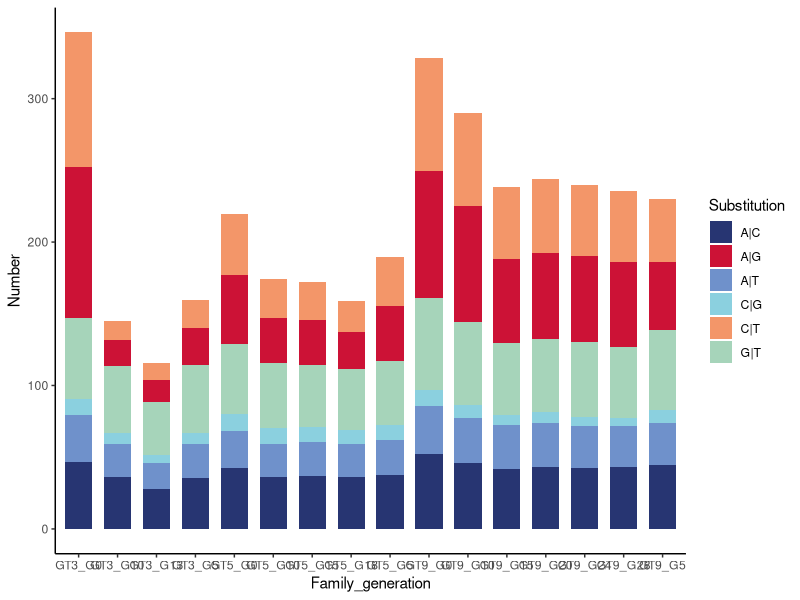
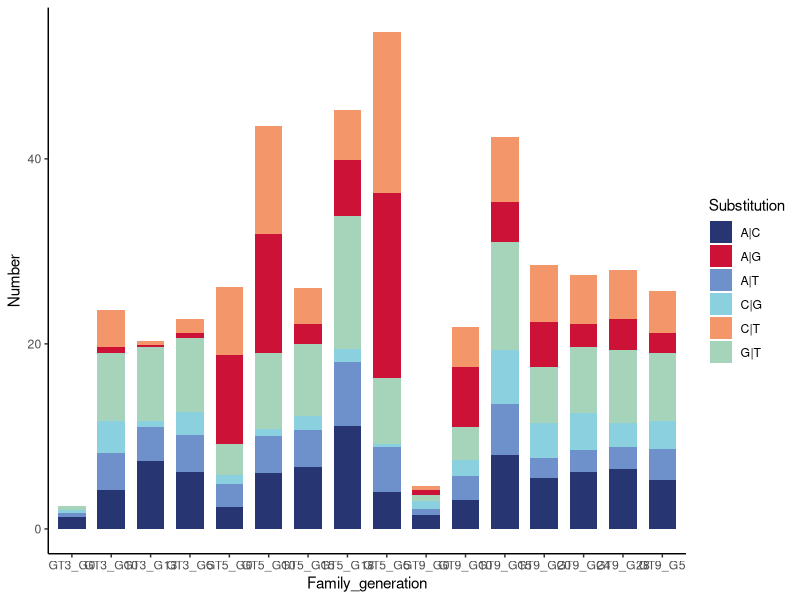
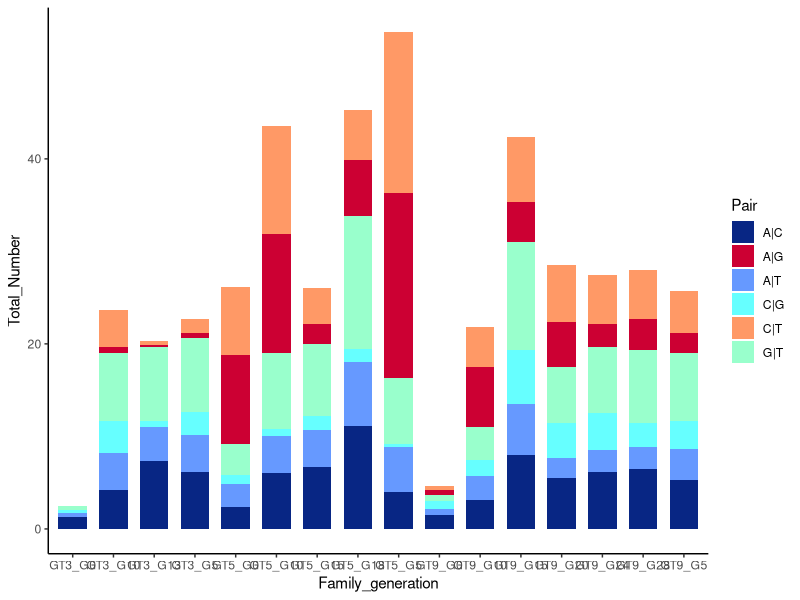

The R script that drew these images, in order:
#!/usr/bin/Rscript
##title: "Plot transition and transversions experimental evolution"
##author: "Pelletier Camille"
#date: 20/09/2022

'%!in%' <- function(x,y)!('%in%'(x,y))
options( "digits"=3)

###################################### Function to install / load package if it's not here ###############################################
ipak <- function(pkg){
  new.pkg <- pkg[!(pkg %in% installed.packages()[, "Package"])]
  if (length(new.pkg)) 
    install.packages(new.pkg, dependencies = TRUE)
  sapply(pkg, require, character.only = TRUE)
}

ipak(unique(
  c( "tidyverse", "dplyr") # plot
) )

addline_format <- function(x,...){
  gsub('//s','/n',x)
}

#------------------------------------------------------------------import datas-------------------------------------------------------------------------------
subst_table<- read.csv2("./data_frame_allelic_frequencies_indiduals.csv")

#------------------------------------------------------------------prepare datas------------------------------------------------------------------------------

subst_table<- subst_table[subst_table$TYPE == "snp",]

#determine if snps are ancestral or de novo
# considered as ancestral if more than one individual carry the snp at G0 and considered as de novo mutations if less than one individual carry the snp at G0 
for (i in 1:nrow(subst_table)){
  
  line_i <- subst_table[i,]
  
  ref_all <- line_i$REF
  alt_all <- line_i$ALT
  
  subst_table$GT3_G0[i] <- sum(line_i[c("GT3_G0_R1_1", "GT3_G0_R1_4", "GT3_G0_R1_6","GT3_G0_R2_1", "GT3_G0_R2_3", "GT3_G0_R2_6")] > 0)
  subst_table$GT5_G0[i] <- sum(line_i[c("GT5_G0_R1_3", "GT5_G0_R1_4", "GT5_G0_R1_6", "GT5_G0_R2_2", "GT5_G0_R2_3", "GT5_G0_R2_4")] > 0)
  subst_table$GT9_G0[i] <- sum(line_i[c("GT9_G0_R1_1", "GT9_G0_R1_3", "GT9_G0_R1_6", "GT9_G0_R2_2", "GT9_G0_R2_3", "GT9_G0_R2_6")] > 0)
  
  if (subst_table$GT3_G0[i] == 0 | subst_table$GT3_G0[i] == 1 ){
    subst_table$GT3_G0_ancestral[i] <- "denovo"
  } else if (subst_table$GT3_G0[i] >1 ){
    subst_table$GT3_G0_ancestral[i] <- "ancestral"
  } 
  
  if (subst_table$GT5_G0[i] == 0 | subst_table$GT5_G0[i] == 1 ){
    subst_table$GT5_G0_ancestral[i] <- "denovo"
  } else if (subst_table$GT5_G0[i] >1 ){
    subst_table$GT5_G0_ancestral[i] <- "ancestral"
  } 
  
  if (subst_table$GT9_G0[i] == 0 | subst_table$GT9_G0[i] == 1 ){
    subst_table$GT9_G0_ancestral[i] <- "denovo"
  } else if (subst_table$GT9_G0[i] >1 ){
    subst_table$GT9_G0_ancestral[i] <- "ancestral"
  } 
  
  
  if ((ref_all == "A" && alt_all == "G") || (ref_all == "G" && alt_all == "A") || (ref_all == "C" && alt_all == "T") || (ref_all == "T" && alt_all == "C")){
    subst_table$tstv[i] <- "transition"
  } else {
    subst_table$tstv[i] <- "transversion"
  }
  
  }

write.csv(subst_table,)
# create a subtable for ancestral/de novo snps 
ancestral_GT3_snps <- subst_table[subst_table$GT3_G0_ancestral == "ancestral", ] %>% select(UniqueID:GT3_G5_R2_7,GT3_G0,GT3_G0_ancestral,tstv)
denovo_GT3_snps <- subst_table[subst_table$GT3_G0_ancestral == "denovo", ]%>% select(UniqueID:GT3_G5_R2_7,GT3_G0,GT3_G0_ancestral,tstv)
ancestral_GT5_snps <- subst_table[subst_table$GT5_G0_ancestral == "ancestral", ]%>% select(UniqueID:TYPE,GT5_G0_R1_3:GT5_G5_R2_7,GT5_G0, GT5_G0_ancestral,tstv)
denovo_GT5_snps <- subst_table[subst_table$GT5_G0_ancestral == "denovo", ]%>% select(UniqueID:TYPE,GT5_G0_R1_3:GT5_G5_R2_7,GT5_G0, GT5_G0_ancestral,tstv)
ancestral_GT9_snps <- subst_table[subst_table$GT9_G0_ancestral == "ancestral", ]%>% select(UniqueID:TYPE,GT9_G0_R1_1:GT9_G5_R2_7,GT9_G0, GT9_G0_ancestral,tstv)
denovo_GT9_snps <- subst_table[subst_table$GT9_G0_ancestral == "denovo", ]%>% select(UniqueID:TYPE,GT9_G0_R1_1:GT9_G5_R2_7,GT9_G0, GT9_G0_ancestral,tstv)


##create a dataframe of substitution number per library
mat_tstv_ancestral_GT3 <- matrix(data=NA,nrow=144,ncol=5)
mat_tstv_ancestral_GT5 <- matrix(data=NA,nrow=180,ncol=5)
mat_tstv_ancestral_GT9 <- matrix(data=NA,nrow=252,ncol=5)
mat_tstv_denovo_GT3 <- matrix(data=NA,nrow=144,ncol=5)
mat_tstv_denovo_GT5 <- matrix(data=NA,nrow=180,ncol=5)
mat_tstv_denovo_GT9 <- matrix(data=NA,nrow=252,ncol=5)

counter <- 0
cp_names<- 0
for (j in 6:(ncol(ancestral_GT3_snps)-3)){
  
  ##colnames 
  mat_names <- colnames(ancestral_GT3_snps)[6:29]
  cp_names <- cp_names+1
  #initializing substitution type

  subst_df_j <- cbind(ancestral_GT3_snps[,1:5],as.numeric(ancestral_GT3_snps[,j]))
  
  AT_snps <- length(which(subst_df_j[ (subst_df_j$REF == "A" & subst_df_j$ALT == "T" ) | (subst_df_j$REF == "T" & subst_df_j$ALT == "A" ),6] >0))
  AG_snps <- length(which(subst_df_j[ (subst_df_j$REF == "A" & subst_df_j$ALT == "G" ) | (subst_df_j$REF == "G" & subst_df_j$ALT == "A" ),6] >0))  
  AC_snps <- length(which(subst_df_j[ (subst_df_j$REF == "A" & subst_df_j$ALT == "C" ) | (subst_df_j$REF == "C" & subst_df_j$ALT == "A" ),6] >0))   
  GT_snps <- length(which(subst_df_j[ (subst_df_j$REF == "G" & subst_df_j$ALT == "T" ) | (subst_df_j$REF == "T" & subst_df_j$ALT == "G" ),6] >0)) 
  GC_snps <- length(which(subst_df_j[ (subst_df_j$REF == "G" & subst_df_j$ALT == "C" ) | (subst_df_j$REF == "C" & subst_df_j$ALT == "G" ),6] >0))
  TC_snps <- length(which(subst_df_j[ (subst_df_j$REF == "T" & subst_df_j$ALT == "C" ) | (subst_df_j$REF == "C" & subst_df_j$ALT == "T" ),6] >0))   
  
  
  mat_tstv_ancestral_GT3[(counter+1):(counter+6),1] <- mat_names[cp_names]
  mat_tstv_ancestral_GT3[counter+1,2] <- "A|C"
  mat_tstv_ancestral_GT3[counter+1,3] <- AC_snps
  mat_tstv_ancestral_GT3[counter+1,4] <- "#273572"
  mat_tstv_ancestral_GT3[counter+1,5] <-"Transversion"
  
  mat_tstv_ancestral_GT3[counter+2,2] <- "A|T"
  mat_tstv_ancestral_GT3[counter+2,3] <- AT_snps
  mat_tstv_ancestral_GT3[counter+2,4] <- "#6f91cb"
  mat_tstv_ancestral_GT3[counter+2,5] <-"Transversion"
  
  mat_tstv_ancestral_GT3[counter+3,2] <- "C|G"
  mat_tstv_ancestral_GT3[counter+3,3] <- GC_snps
  mat_tstv_ancestral_GT3[counter+3,4] <- "#8bd0df"
  mat_tstv_ancestral_GT3[counter+3,5] <-"Transversion"
 
  
  mat_tstv_ancestral_GT3[counter+4,2] <- "G|T"
  mat_tstv_ancestral_GT3[counter+4,3] <- GT_snps
  mat_tstv_ancestral_GT3[counter+4,4] <- "#a6d4ba"
  mat_tstv_ancestral_GT3[counter+4,5] <-"Transversion"
  
  mat_tstv_ancestral_GT3[counter+5,2] <- "A|G"
  mat_tstv_ancestral_GT3[counter+5,3] <- AG_snps
  mat_tstv_ancestral_GT3[counter+5,4] <- "#cc1236"
  mat_tstv_ancestral_GT3[counter+5,5] <-"Transition"
  
  mat_tstv_ancestral_GT3[counter+6,2] <- "C|T"
  mat_tstv_ancestral_GT3[counter+6,3] <- TC_snps
  mat_tstv_ancestral_GT3[counter+6,4] <- "#f39669"
  mat_tstv_ancestral_GT3[counter+6,5] <-"Transition"
  
  counter <- counter+6
  
}

counter <- 0
cp_names<- 0
for (j in 6:(ncol(denovo_GT3_snps)-3)){
  
  ##colnames 
  mat_names <- colnames(denovo_GT3_snps)[6:29]
  cp_names <- cp_names+1
  #initializing substitution type
 
  subst_df_j <- cbind(denovo_GT3_snps[,1:5],as.numeric(denovo_GT3_snps[,j]))
  
  AT_snps <- length(which(subst_df_j[ (subst_df_j$REF == "A" & subst_df_j$ALT == "T" ) | (subst_df_j$REF == "T" & subst_df_j$ALT == "A" ),6] >0))
  AG_snps <- length(which(subst_df_j[ (subst_df_j$REF == "A" & subst_df_j$ALT == "G" ) | (subst_df_j$REF == "G" & subst_df_j$ALT == "A" ),6] >0))  
  AC_snps <- length(which(subst_df_j[ (subst_df_j$REF == "A" & subst_df_j$ALT == "C" ) | (subst_df_j$REF == "C" & subst_df_j$ALT == "A" ),6] >0))   
  GT_snps <- length(which(subst_df_j[ (subst_df_j$REF == "G" & subst_df_j$ALT == "T" ) | (subst_df_j$REF == "T" & subst_df_j$ALT == "G" ),6] >0)) 
  GC_snps <- length(which(subst_df_j[ (subst_df_j$REF == "G" & subst_df_j$ALT == "C" ) | (subst_df_j$REF == "C" & subst_df_j$ALT == "G" ),6] >0))
  TC_snps <- length(which(subst_df_j[ (subst_df_j$REF == "T" & subst_df_j$ALT == "C" ) | (subst_df_j$REF == "C" & subst_df_j$ALT == "T" ),6] >0))   
  
  
  mat_tstv_denovo_GT3[(counter+1):(counter+6),1] <- mat_names[cp_names]
  mat_tstv_denovo_GT3[counter+1,2] <- "A|C"
  mat_tstv_denovo_GT3[counter+1,3] <- AC_snps
  mat_tstv_denovo_GT3[counter+1,4] <- "#273572"
  mat_tstv_denovo_GT3[counter+1,5] <-"Transversion"
  
  mat_tstv_denovo_GT3[counter+2,2] <- "A|T"
  mat_tstv_denovo_GT3[counter+2,3] <- AT_snps
  mat_tstv_denovo_GT3[counter+2,4] <- "#6f91cb"
  mat_tstv_denovo_GT3[counter+2,5] <-"Transversion"
  
  mat_tstv_denovo_GT3[counter+3,2] <- "C|G"
  mat_tstv_denovo_GT3[counter+3,3] <- GC_snps
  mat_tstv_denovo_GT3[counter+3,4] <- "#8bd0df"
  mat_tstv_denovo_GT3[counter+3,5] <-"Transversion"
  
  
  mat_tstv_denovo_GT3[counter+4,2] <- "G|T"
  mat_tstv_denovo_GT3[counter+4,3] <- GT_snps
  mat_tstv_denovo_GT3[counter+4,4] <- "#a6d4ba"
  mat_tstv_denovo_GT3[counter+4,5] <-"Transversion"
  
  mat_tstv_denovo_GT3[counter+5,2] <- "A|G"
  mat_tstv_denovo_GT3[counter+5,3] <- AG_snps
  mat_tstv_denovo_GT3[counter+5,4] <- "#cc1236"
  mat_tstv_denovo_GT3[counter+5,5] <-"Transition"
  
  mat_tstv_denovo_GT3[counter+6,2] <- "C|T"
  mat_tstv_denovo_GT3[counter+6,3] <- TC_snps
  mat_tstv_denovo_GT3[counter+6,4] <- "#f39669"
  mat_tstv_denovo_GT3[counter+6,5] <-"Transition"
  
  counter <- counter+6
  
}

counter <- 0
cp_names<- 0
for (j in 6:(ncol(ancestral_GT5_snps)-3)){
  
  ##colnames 
  mat_names <- colnames(ancestral_GT5_snps)[6:35]
  cp_names <- cp_names+1
  #initializing substitution type
  
  subst_df_j <- cbind(ancestral_GT5_snps[,1:5],as.numeric(ancestral_GT5_snps[,j]))
  
  AT_snps <- length(which(subst_df_j[ (subst_df_j$REF == "A" & subst_df_j$ALT == "T" ) | (subst_df_j$REF == "T" & subst_df_j$ALT == "A" ),6] >0))
  AG_snps <- length(which(subst_df_j[ (subst_df_j$REF == "A" & subst_df_j$ALT == "G" ) | (subst_df_j$REF == "G" & subst_df_j$ALT == "A" ),6] >0))  
  AC_snps <- length(which(subst_df_j[ (subst_df_j$REF == "A" & subst_df_j$ALT == "C" ) | (subst_df_j$REF == "C" & subst_df_j$ALT == "A" ),6] >0))   
  GT_snps <- length(which(subst_df_j[ (subst_df_j$REF == "G" & subst_df_j$ALT == "T" ) | (subst_df_j$REF == "T" & subst_df_j$ALT == "G" ),6] >0)) 
  GC_snps <- length(which(subst_df_j[ (subst_df_j$REF == "G" & subst_df_j$ALT == "C" ) | (subst_df_j$REF == "C" & subst_df_j$ALT == "G" ),6] >0))
  TC_snps <- length(which(subst_df_j[ (subst_df_j$REF == "T" & subst_df_j$ALT == "C" ) | (subst_df_j$REF == "C" & subst_df_j$ALT == "T" ),6] >0))   
  
  
  mat_tstv_ancestral_GT5[(counter+1):(counter+6),1] <- mat_names[cp_names]
  mat_tstv_ancestral_GT5[counter+1,2] <- "A|C"
  mat_tstv_ancestral_GT5[counter+1,3] <- AC_snps
  mat_tstv_ancestral_GT5[counter+1,4] <- "#273572"
  mat_tstv_ancestral_GT5[counter+1,5] <-"Transversion"
  
  mat_tstv_ancestral_GT5[counter+2,2] <- "A|T"
  mat_tstv_ancestral_GT5[counter+2,3] <- AT_snps
  mat_tstv_ancestral_GT5[counter+2,4] <- "#6f91cb"
  mat_tstv_ancestral_GT5[counter+2,5] <-"Transversion"
  
  mat_tstv_ancestral_GT5[counter+3,2] <- "C|G"
  mat_tstv_ancestral_GT5[counter+3,3] <- GC_snps
  mat_tstv_ancestral_GT5[counter+3,4] <- "#8bd0df"
  mat_tstv_ancestral_GT5[counter+3,5] <-"Transversion"
  
  
  mat_tstv_ancestral_GT5[counter+4,2] <- "G|T"
  mat_tstv_ancestral_GT5[counter+4,3] <- GT_snps
  mat_tstv_ancestral_GT5[counter+4,4] <- "#a6d4ba"
  mat_tstv_ancestral_GT5[counter+4,5] <-"Transversion"
  
  mat_tstv_ancestral_GT5[counter+5,2] <- "A|G"
  mat_tstv_ancestral_GT5[counter+5,3] <- AG_snps
  mat_tstv_ancestral_GT5[counter+5,4] <- "#cc1236"
  mat_tstv_ancestral_GT5[counter+5,5] <-"Transition"
  
  mat_tstv_ancestral_GT5[counter+6,2] <- "C|T"
  mat_tstv_ancestral_GT5[counter+6,3] <- TC_snps
  mat_tstv_ancestral_GT5[counter+6,4] <- "#f39669"
  mat_tstv_ancestral_GT5[counter+6,5] <-"Transition"
  
  counter <- counter+6
  
}


counter <- 0
cp_names<- 0
for (j in 6:(ncol(denovo_GT5_snps)-3)){
  
  ##colnames 
  mat_names <- colnames(denovo_GT5_snps)[6:35]
  cp_names <- cp_names+1
  #initializing substitution type
  
  subst_df_j <- cbind(denovo_GT5_snps[,1:5],as.numeric(denovo_GT5_snps[,j]))
  
  AT_snps <- length(which(subst_df_j[ (subst_df_j$REF == "A" & subst_df_j$ALT == "T" ) | (subst_df_j$REF == "T" & subst_df_j$ALT == "A" ),6] >0))
  AG_snps <- length(which(subst_df_j[ (subst_df_j$REF == "A" & subst_df_j$ALT == "G" ) | (subst_df_j$REF == "G" & subst_df_j$ALT == "A" ),6] >0))  
  AC_snps <- length(which(subst_df_j[ (subst_df_j$REF == "A" & subst_df_j$ALT == "C" ) | (subst_df_j$REF == "C" & subst_df_j$ALT == "A" ),6] >0))   
  GT_snps <- length(which(subst_df_j[ (subst_df_j$REF == "G" & subst_df_j$ALT == "T" ) | (subst_df_j$REF == "T" & subst_df_j$ALT == "G" ),6] >0)) 
  GC_snps <- length(which(subst_df_j[ (subst_df_j$REF == "G" & subst_df_j$ALT == "C" ) | (subst_df_j$REF == "C" & subst_df_j$ALT == "G" ),6] >0))
  TC_snps <- length(which(subst_df_j[ (subst_df_j$REF == "T" & subst_df_j$ALT == "C" ) | (subst_df_j$REF == "C" & subst_df_j$ALT == "T" ),6] >0))   
  
  
  mat_tstv_denovo_GT5[(counter+1):(counter+6),1] <- mat_names[cp_names]
  mat_tstv_denovo_GT5[counter+1,2] <- "A|C"
  mat_tstv_denovo_GT5[counter+1,3] <- AC_snps
  mat_tstv_denovo_GT5[counter+1,4] <- "#273572"
  mat_tstv_denovo_GT5[counter+1,5] <-"Transversion"
  
  mat_tstv_denovo_GT5[counter+2,2] <- "A|T"
  mat_tstv_denovo_GT5[counter+2,3] <- AT_snps
  mat_tstv_denovo_GT5[counter+2,4] <- "#6f91cb"
  mat_tstv_denovo_GT5[counter+2,5] <-"Transversion"
  
  mat_tstv_denovo_GT5[counter+3,2] <- "C|G"
  mat_tstv_denovo_GT5[counter+3,3] <- GC_snps
  mat_tstv_denovo_GT5[counter+3,4] <- "#8bd0df"
  mat_tstv_denovo_GT5[counter+3,5] <-"Transversion"
  
  
  mat_tstv_denovo_GT5[counter+4,2] <- "G|T"
  mat_tstv_denovo_GT5[counter+4,3] <- GT_snps
  mat_tstv_denovo_GT5[counter+4,4] <- "#a6d4ba"
  mat_tstv_denovo_GT5[counter+4,5] <-"Transversion"
  
  mat_tstv_denovo_GT5[counter+5,2] <- "A|G"
  mat_tstv_denovo_GT5[counter+5,3] <- AG_snps
  mat_tstv_denovo_GT5[counter+5,4] <- "#cc1236"
  mat_tstv_denovo_GT5[counter+5,5] <-"Transition"
  
  mat_tstv_denovo_GT5[counter+6,2] <- "C|T"
  mat_tstv_denovo_GT5[counter+6,3] <- TC_snps
  mat_tstv_denovo_GT5[counter+6,4] <- "#f39669"
  mat_tstv_denovo_GT5[counter+6,5] <-"Transition"
  
  counter <- counter+6
  
}

counter <- 0
cp_names<- 0
for (j in 6:(ncol(ancestral_GT9_snps)-3)){
  
  ##colnames 
  mat_names <- colnames(ancestral_GT9_snps)[6:47]
  cp_names <- cp_names+1
  #initializing substitution type
  
  subst_df_j <- cbind(ancestral_GT9_snps[,1:5],as.numeric(ancestral_GT9_snps[,j]))
  
  AT_snps <- length(which(subst_df_j[ (subst_df_j$REF == "A" & subst_df_j$ALT == "T" ) | (subst_df_j$REF == "T" & subst_df_j$ALT == "A" ),6] >0))
  AG_snps <- length(which(subst_df_j[ (subst_df_j$REF == "A" & subst_df_j$ALT == "G" ) | (subst_df_j$REF == "G" & subst_df_j$ALT == "A" ),6] >0))  
  AC_snps <- length(which(subst_df_j[ (subst_df_j$REF == "A" & subst_df_j$ALT == "C" ) | (subst_df_j$REF == "C" & subst_df_j$ALT == "A" ),6] >0))   
  GT_snps <- length(which(subst_df_j[ (subst_df_j$REF == "G" & subst_df_j$ALT == "T" ) | (subst_df_j$REF == "T" & subst_df_j$ALT == "G" ),6] >0)) 
  GC_snps <- length(which(subst_df_j[ (subst_df_j$REF == "G" & subst_df_j$ALT == "C" ) | (subst_df_j$REF == "C" & subst_df_j$ALT == "G" ),6] >0))
  TC_snps <- length(which(subst_df_j[ (subst_df_j$REF == "T" & subst_df_j$ALT == "C" ) | (subst_df_j$REF == "C" & subst_df_j$ALT == "T" ),6] >0))   
  
  
  mat_tstv_ancestral_GT9[(counter+1):(counter+6),1] <- mat_names[cp_names]
  mat_tstv_ancestral_GT9[counter+1,2] <- "A|C"
  mat_tstv_ancestral_GT9[counter+1,3] <- AC_snps
  mat_tstv_ancestral_GT9[counter+1,4] <- "#273572"
  mat_tstv_ancestral_GT9[counter+1,5] <-"Transversion"
  
  mat_tstv_ancestral_GT9[counter+2,2] <- "A|T"
  mat_tstv_ancestral_GT9[counter+2,3] <- AT_snps
  mat_tstv_ancestral_GT9[counter+2,4] <- "#6f91cb"
  mat_tstv_ancestral_GT9[counter+2,5] <-"Transversion"
  
  mat_tstv_ancestral_GT9[counter+3,2] <- "C|G"
  mat_tstv_ancestral_GT9[counter+3,3] <- GC_snps
  mat_tstv_ancestral_GT9[counter+3,4] <- "#8bd0df"
  mat_tstv_ancestral_GT9[counter+3,5] <-"Transversion"
  
  
  mat_tstv_ancestral_GT9[counter+4,2] <- "G|T"
  mat_tstv_ancestral_GT9[counter+4,3] <- GT_snps
  mat_tstv_ancestral_GT9[counter+4,4] <- "#a6d4ba"
  mat_tstv_ancestral_GT9[counter+4,5] <-"Transversion"
  
  mat_tstv_ancestral_GT9[counter+5,2] <- "A|G"
  mat_tstv_ancestral_GT9[counter+5,3] <- AG_snps
  mat_tstv_ancestral_GT9[counter+5,4] <- "#cc1236"
  mat_tstv_ancestral_GT9[counter+5,5] <-"Transition"
  
  mat_tstv_ancestral_GT9[counter+6,2] <- "C|T"
  mat_tstv_ancestral_GT9[counter+6,3] <- TC_snps
  mat_tstv_ancestral_GT9[counter+6,4] <- "#f39669"
  mat_tstv_ancestral_GT9[counter+6,5] <-"Transition"
  
  counter <- counter+6
  
}

counter <- 0
cp_names<- 0
for (j in 6:(ncol(denovo_GT9_snps)-3)){
  
  ##colnames 
  mat_names <- colnames(denovo_GT9_snps)[6:47]
  cp_names <- cp_names+1
  #initializing substitution type
  
  subst_df_j <- cbind(denovo_GT9_snps[,1:5],as.numeric(denovo_GT9_snps[,j]))
  
  AT_snps <- length(which(subst_df_j[ (subst_df_j$REF == "A" & subst_df_j$ALT == "T" ) | (subst_df_j$REF == "T" & subst_df_j$ALT == "A" ),6] >0))
  AG_snps <- length(which(subst_df_j[ (subst_df_j$REF == "A" & subst_df_j$ALT == "G" ) | (subst_df_j$REF == "G" & subst_df_j$ALT == "A" ),6] >0))  
  AC_snps <- length(which(subst_df_j[ (subst_df_j$REF == "A" & subst_df_j$ALT == "C" ) | (subst_df_j$REF == "C" & subst_df_j$ALT == "A" ),6] >0))   
  GT_snps <- length(which(subst_df_j[ (subst_df_j$REF == "G" & subst_df_j$ALT == "T" ) | (subst_df_j$REF == "T" & subst_df_j$ALT == "G" ),6] >0)) 
  GC_snps <- length(which(subst_df_j[ (subst_df_j$REF == "G" & subst_df_j$ALT == "C" ) | (subst_df_j$REF == "C" & subst_df_j$ALT == "G" ),6] >0))
  TC_snps <- length(which(subst_df_j[ (subst_df_j$REF == "T" & subst_df_j$ALT == "C" ) | (subst_df_j$REF == "C" & subst_df_j$ALT == "T" ),6] >0))   
  
  
  mat_tstv_denovo_GT9[(counter+1):(counter+6),1] <- mat_names[cp_names]
  mat_tstv_denovo_GT9[counter+1,2] <- "A|C"
  mat_tstv_denovo_GT9[counter+1,3] <- AC_snps
  mat_tstv_denovo_GT9[counter+1,4] <- "#273572"
  mat_tstv_denovo_GT9[counter+1,5] <-"Transversion"
  
  mat_tstv_denovo_GT9[counter+2,2] <- "A|T"
  mat_tstv_denovo_GT9[counter+2,3] <- AT_snps
  mat_tstv_denovo_GT9[counter+2,4] <- "#6f91cb"
  mat_tstv_denovo_GT9[counter+2,5] <-"Transversion"
  
  mat_tstv_denovo_GT9[counter+3,2] <- "C|G"
  mat_tstv_denovo_GT9[counter+3,3] <- GC_snps
  mat_tstv_denovo_GT9[counter+3,4] <- "#8bd0df"
  mat_tstv_denovo_GT9[counter+3,5] <-"Transversion"
  
  
  mat_tstv_denovo_GT9[counter+4,2] <- "G|T"
  mat_tstv_denovo_GT9[counter+4,3] <- GT_snps
  mat_tstv_denovo_GT9[counter+4,4] <- "#a6d4ba"
  mat_tstv_denovo_GT9[counter+4,5] <-"Transversion"
  
  mat_tstv_denovo_GT9[counter+5,2] <- "A|G"
  mat_tstv_denovo_GT9[counter+5,3] <- AG_snps
  mat_tstv_denovo_GT9[counter+5,4] <- "#cc1236"
  mat_tstv_denovo_GT9[counter+5,5] <-"Transition"
  
  mat_tstv_denovo_GT9[counter+6,2] <- "C|T"
  mat_tstv_denovo_GT9[counter+6,3] <- TC_snps
  mat_tstv_denovo_GT9[counter+6,4] <- "#f39669"
  mat_tstv_denovo_GT9[counter+6,5] <-"Transition"
  
  counter <- counter+6
  
}

mat_tstv_ancestral <- as.data.frame(rbind(mat_tstv_ancestral_GT3, mat_tstv_ancestral_GT5, mat_tstv_ancestral_GT9))  
mat_tstv_denovo <- as.data.frame(rbind(mat_tstv_denovo_GT3,mat_tstv_denovo_GT5,mat_tstv_denovo_GT9))

colnames(mat_tstv_ancestral) <- c("Individual",	"Substitution",	"Number",	"Color",	"TSTV")
colnames(mat_tstv_denovo) <- c("Individual",	"Substitution",	"Number",	"Color",	"TSTV")

write.csv2(mat_tstv_ancestral, "./mat_subst_type_ancestral.csv")
write.csv2(mat_tstv_denovo, "./mat_subst_type_denovo.csv")



subst_type_denovo <- mat_tstv_denovo %>% tidyr::separate(Individual, c("Family","Generation","Replicate","Ind"), sep =c("_") ,remove = FALSE) %>%
  dplyr::mutate(Family_generation= glue::glue("{Family}_{Generation}"))  %>%
  dplyr::mutate(Family_generation_subs= glue::glue("{Family}_{Generation}_{Substitution}")) %>%  select(-Replicate, -Ind, -Family, -Generation)

subst_type_ancestral <- mat_tstv_ancestral %>% tidyr::separate(Individual, c("Family","Generation","Replicate","Ind"), sep =c("_") ,remove = FALSE) %>%
  dplyr::mutate(Family_generation= glue::glue("{Family}_{Generation}"))  %>%
  dplyr::mutate(Family_generation_subs= glue::glue("{Family}_{Generation}_{Substitution}")) %>%  select(-Replicate, -Ind, -Family, -Generation)

list_FGS <- c(subst_type_ancestral$Family_generation_subs, subst_type_denovo$Family_generation_subs) %>% sort() %>% unique()

#create a matrix of mean number for each generations and family 
mat_moy_tstv_ancestral <- matrix(data=NA,nrow=length(list_FGS),ncol=5)
mat_moy_tstv_denovo <- matrix(data=NA,nrow=length(list_FGS),ncol=5)
colnames(mat_moy_tstv_ancestral) <- c("Family_generation","Substitution", "Number","Color","TSTV")
colnames(mat_moy_tstv_denovo) <- c("Family_generation","Substitution", "Number","Color","TSTV")

i=0
for (i in 1:length(list_FGS)){
  FGS <- list_FGS[i]
   subsi<- subst_type_ancestral[subst_type_ancestral$Family_generation_subs == FGS, ]
  
   mat_moy_tstv_ancestral[i,1] <- subsi$Family_generation[1]
   mat_moy_tstv_ancestral[i,2] <- subsi$Substitution[1]
   mat_moy_tstv_ancestral[i,4] <- subsi$Color[1]
   mat_moy_tstv_ancestral[i,5] <- subsi$TSTV[1]
   
   mean_tstv <- as.numeric(mean(as.numeric(subsi$Number)))
   mat_moy_tstv_ancestral[i,3] <- as.numeric(mean_tstv)
   
}

i=0
for (i in 1:length(list_FGS)){
  FGS <- list_FGS[i]
  subsi<- subst_type_denovo[subst_type_denovo$Family_generation_subs == FGS, ]
  
  mat_moy_tstv_denovo[i,1] <- subsi$Family_generation[1]
  mat_moy_tstv_denovo[i,2] <- subsi$Substitution[1]
  mat_moy_tstv_denovo[i,4] <- subsi$Color[1]
  mat_moy_tstv_denovo[i,5] <- subsi$TSTV[1]
  
  mean_tstv <- as.numeric(mean(as.numeric(subsi$Number)))
  mat_moy_tstv_denovo[i,3] <- as.numeric(mean_tstv)
  
}

df_moy_tstv_denovo <- as.data.frame(mat_moy_tstv_denovo)
df_moy_tstv_denovo$Number <- as.numeric(df_moy_tstv_denovo$Number)
write.csv2(df_moy_tstv_denovo, "./mean_subst_type_denovo.csv")
df_moy_tstv_ancestral <- as.data.frame(mat_moy_tstv_ancestral)
df_moy_tstv_ancestral$Number <- as.numeric(df_moy_tstv_ancestral$Number)
write.csv2(df_moy_tstv_ancestral, "./mean_subst_type_ancestral.csv")

x11()
ggplot(data = df_moy_tstv_ancestral, aes(x = Family_generation, y = Number)) +
  geom_col(aes(fill = Substitution, group=TSTV), width = 0.7)+
  scale_fill_manual(values=df_moy_tstv_ancestral$Color) + theme_classic()

x11()
ggplot(data = df_moy_tstv_denovo, aes(x = Family_generation, y = Number)) +
  geom_col(aes(fill = Substitution, group=TSTV), width = 0.7)+
  scale_fill_manual(values=df_moy_tstv_denovo$Color) + theme_classic()



i=0
list_FGS <- df_moy_tstv_denovo$Family_generation %>% sort() %>% unique()
agg_df_final <- tibble()
for (i in 1:length(list_FGS)){
   list_FGS_i <- list_FGS[i]
  subsi<- df_moy_tstv_denovo[df_moy_tstv_denovo$Family_generation ==  list_FGS_i,]
  split_subsi <-subsi%>% tidyr::separate(Substitution, c("REF","ALT"), sep =c(">") ,remove = FALSE) 
  
  split_subsi$Pair <- apply(split_subsi[, c("REF", "ALT")], 1, function(x) paste(sort(x), collapse = "|"))
  agg_df <- aggregate(Number ~ Pair, data = split_subsi, sum)
  agg_df$Family_generation <- list_FGS_i
  
  
  agg_df <- split_subsi %>%
    group_by(Family_generation, Pair) %>%
    summarise(
      Total_Number = sum(Number),
      TSTV = names(sort(table(TSTV), decreasing = TRUE))[1], # major type
      .groups = "drop"
    )
  
  unique_pairs <- sort(unique(agg_df$Pair))
  palette <- c("#082684","#CC0033", "#6699FF", "#66FFFF","#FF9966","#99FFCC")
  
  # assign a unique color to each pair
  pair_colors <- setNames(palette, unique_pairs)
  agg_df$Color <- pair_colors[agg_df$Pair]
  agg_df_final <- rbind(agg_df_final, agg_df)
  
  
  
  
}

agg_df_final <- as.data.frame(agg_df_final)
agg_df_final$Total_Number <- as.numeric(agg_df_final$Total_Number)

#------------------------------------------------------------------plot datas------------------------------------------------------------------------------


x11()
ggplot(data = agg_df_final, aes(x = Family_generation, y = Total_Number)) +
  geom_col(aes(fill = Pair, group=TSTV), width = 0.7)+
  scale_fill_manual(values=agg_df_final$Color) + theme_classic()
